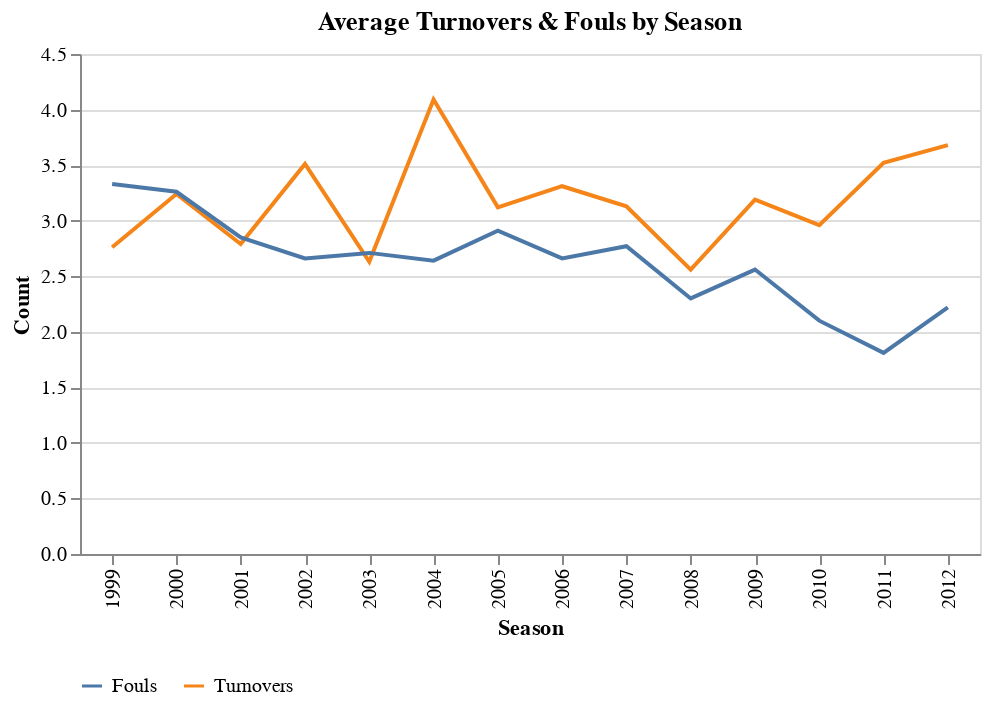

The notebook cell saved with this chart:
### Code cell
alt.Chart(df_chart_5[(df_chart_5['Player'] == 'Kobe Bryant') & (df_chart_5['Stage'] == 'Regular_Season')]).mark_line().encode(
        y = alt.Y('per_game', title = 'Count'),
        x = alt.X('Season:O'),
        color = alt.Color('Turnovers/Fouls', legend = alt.Legend(orient = 'bottom', title = "")),
        tooltip=['Player', 'Stage', 'Season', 'Turnovers/Fouls', 'per_game']
        ).properties(title='Average Turnovers & Fouls by Season', width=450, height = 250)

### Figure 1 — Vega-Lite specification as saved in the notebook (floating-point values rounded to 4 significant figures)
{"config": {"view": {"continuousWidth": 400, "continuousHeight": 300}}, "data": {"name": "data-66e27ec13f1faa9950d86a9234cb55b0"}, "mark": "line", "encoding": {"color": {"type": "nominal", "field": "Turnovers/Fouls", "legend": {"orient": "bottom", "title": ""}}, "tooltip": [{"type": "nominal", "field": "Player"}, {"type": "nominal", "field": "Stage"}, {"type": "quantitative", "field": "Season"}, {"type": "nominal", "field": "Turnovers/Fouls"}, {"type": "quantitative", "field": "per_game"}], "x": {"type": "ordinal", "field": "Season"}, "y": {"type": "quantitative", "field": "per_game", "title": "Count"}}, "height": 250, "title": "Average Turnovers & Fouls by Season", "width": 450, "$schema": "https://vega.github.io/schema/vega-lite/v4.8.1.json", "datasets": {"data-66e27ec13f1faa9950d86a9234cb55b0": [{"Player": "Kobe Bryant", "Season": 1999, "Stage": "Regular_Season", "Turnovers/Fouls": "Turnovers", "per_game": 2.76}, {"Player": "Kobe Bryant", "Season": 2000, "Stage": "Regular_Season", "Turnovers/Fouls": "Turnovers", "per_game": 3.24}, {"Player": "Kobe Bryant", "Season": 2001, "Stage": "Regular_Season", "Turnovers/Fouls": "Turnovers", "per_game": 2.79}, {"Player": "Kobe Bryant", "Season": 2002, "Stage": "Regular_Season", "Turnovers/Fouls": "Turnovers", "per_game": 3.51}, {"Player": "Kobe Bryant", "Season": 2003, "Stage": "Regular_Season", "Turnovers/Fouls": "Turnovers", "per_game": 2.63}, {"Player": "Kobe Bryant", "Season": 2004, "Stage": "Regular_Season", "Turnovers/Fouls": "Turnovers", "per_game": 4.09}, {"Player": "Kobe Bryant", "Season": 2005, "Stage": "Regular_Season", "Turnovers/Fouls": "Turnovers", "per_game": 3.12}, {"Player": "Kobe Bryant", "Season": 2006, "Stage": "Regular_Season", "Turnovers/Fouls": "Turnovers", "per_game": 3.31}, {"Player": "Kobe Bryant", "Season": 2007, "Stage": "Regular_Season", "Turnovers/Fouls": "Turnovers", "per_game": 3.13}, {"Player": "Kobe Bryant", "Season": 2008, "Stage": "Regular_Season", "Turnovers/Fouls": "Turnovers", "per_game": 2.56}, {"Player": "Kobe Bryant", "Season": 2009, "Stage": "Regular_Season", "Turnovers/Fouls": "Turnovers", "per_game": 3.19}, {"Player": "Kobe Bryant", "Season": 2010, "Stage": "Regular_Season", "Turnovers/Fouls": "Turnovers", "per_game": 2.96}, {"Player": "Kobe Bryant", "Season": 2011, "Stage": "Regular_Season", "Turnovers/Fouls": "Turnovers", "per_game": 3.52}, {"Player": "Kobe Bryant", "Season": 2012, "Stage": "Regular_Season", "Turnovers/Fouls": "Turnovers", "per_game": 3.68}, {"Player": "Kobe Bryant", "Season": 1999, "Stage": "Regular_Season", "Turnovers/Fouls": "Fouls", "per_game": 3.33}, {"Player": "Kobe Bryant", "Season": 2000, "Stage": "Regular_Season", "Turnovers/Fouls": "Fouls", "per_game": 3.26}, {"Player": "Kobe Bryant", "Season": 2001, "Stage": "Regular_Season", "Turnovers/Fouls": "Fouls", "per_game": 2.85}, {"Player": "Kobe Bryant", "Season": 2002, "Stage": "Regular_Season", "Turnovers/Fouls": "Fouls", "per_game": 2.66}, {"Player": "Kobe Bryant", "Season": 2003, "Stage": "Regular_Season", "Turnovers/Fouls": "Fouls", "per_game": 2.71}, {"Player": "Kobe Bryant", "Season": 2004, "Stage": "Regular_Season", "Turnovers/Fouls": "Fouls", "per_game": 2.64}, {"Player": "Kobe Bryant", "Season": 2005, "Stage": "Regular_Season", "Turnovers/Fouls": "Fouls", "per_game": 2.91}, {"Player": "Kobe Bryant", "Season": 2006, "Stage": "Regular_Season", "Turnovers/Fouls": "Fouls", "per_game": 2.66}, {"Player": "Kobe Bryant", "Season": 2007, "Stage": "Regular_Season", "Turnovers/Fouls": "Fouls", "per_game": 2.77}, {"Player": "Kobe Bryant", "Season": 2008, "Stage": "Regular_Season", "Turnovers/Fouls": "Fouls", "per_game": 2.3}, {"Player": "Kobe Bryant", "Season": 2009, "Stage": "Regular_Season", "Turnovers/Fouls": "Fouls", "per_game": 2.56}, {"Player": "Kobe Bryant", "Season": 2010, "Stage": "Regular_Season", "Turnovers/Fouls": "Fouls", "per_game": 2.1}, {"Player": "Kobe Bryant", "Season": 2011, "Stage": "Regular_Season", "Turnovers/Fouls": "Fouls", "per_game": 1.81}, {"Player": "Kobe Bryant", "Season": 2012, "Stage": "Regular_Season", "Turnovers/Fouls": "Fouls", "per_game": 2.22}]}}
